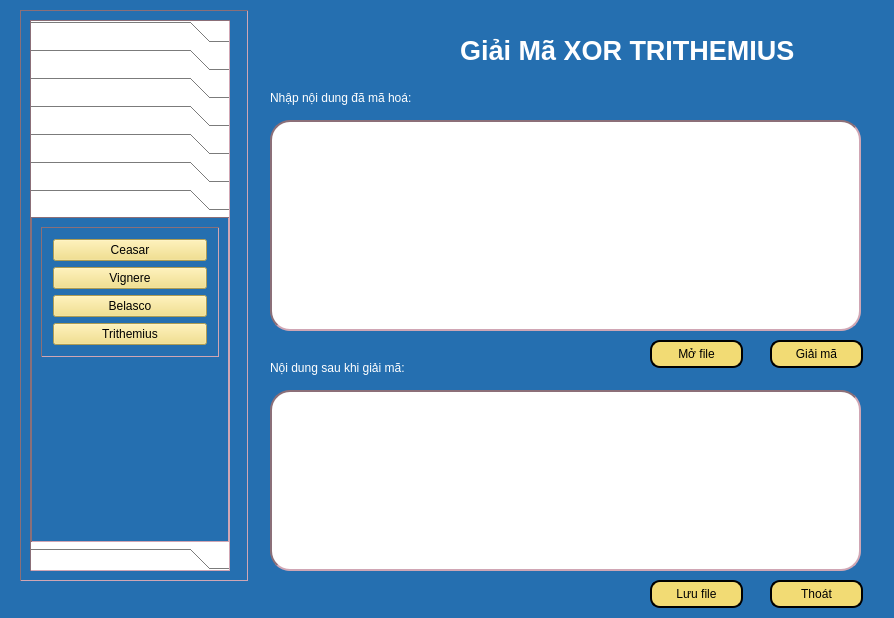
<?xml version="1.0" encoding="UTF-8"?>
<ui version="4.0">
 <class>Dialog</class>
 <widget class="QDialog" name="Dialog">
  <property name="geometry">
   <rect>
    <x>0</x>
    <y>0</y>
    <width>894</width>
    <height>618</height>
   </rect>
  </property>
  <property name="windowTitle">
   <string>Dialog</string>
  </property>
  <property name="styleSheet">
   <string notr="true">background-color:rgb(37, 111, 176);
color:white;</string>
  </property>
  <widget class="QPushButton" name="btnSaveFile">
   <property name="geometry">
    <rect>
     <x>650</x>
     <y>580</y>
     <width>93</width>
     <height>28</height>
    </rect>
   </property>
   <property name="styleSheet">
    <string notr="true">background-color: rgb(242, 219, 116);
border-radius: 10px;
border: 2px solid black;
color:black;</string>
   </property>
   <property name="text">
    <string>Lưu file</string>
   </property>
   <property name="icon">
    <iconset>
     <normaloff>../Icon/icons8-save-file-64.png</normaloff>../Icon/icons8-save-file-64.png</iconset>
   </property>
  </widget>
  <widget class="QLabel" name="label_4">
   <property name="geometry">
    <rect>
     <x>270</x>
     <y>360</y>
     <width>181</width>
     <height>16</height>
    </rect>
   </property>
   <property name="text">
    <string>Nội dung sau khi giải mã:</string>
   </property>
  </widget>
  <widget class="QPushButton" name="btnOpenFile">
   <property name="geometry">
    <rect>
     <x>650</x>
     <y>340</y>
     <width>93</width>
     <height>28</height>
    </rect>
   </property>
   <property name="styleSheet">
    <string notr="true">background-color: rgb(242, 219, 116);
border-radius: 10px;
border: 2px solid black;
color:black;</string>
   </property>
   <property name="text">
    <string>Mở file</string>
   </property>
   <property name="icon">
    <iconset>
     <normaloff>../Icon/icons8-open-file-40.png</normaloff>../Icon/icons8-open-file-40.png</iconset>
   </property>
  </widget>
  <widget class="QLabel" name="label_2">
   <property name="geometry">
    <rect>
     <x>270</x>
     <y>90</y>
     <width>151</width>
     <height>16</height>
    </rect>
   </property>
   <property name="text">
    <string>Nhập nội dung đã mã hoá:</string>
   </property>
  </widget>
  <widget class="QPushButton" name="btnGiaiMa">
   <property name="geometry">
    <rect>
     <x>770</x>
     <y>340</y>
     <width>93</width>
     <height>28</height>
    </rect>
   </property>
   <property name="styleSheet">
    <string notr="true">background-color: rgb(242, 219, 116);
border-radius: 10px;
border: 2px solid black;
color:black;</string>
   </property>
   <property name="text">
    <string>Giải mã</string>
   </property>
   <property name="icon">
    <iconset>
     <normaloff>../Icon/icons8-encode-32.png</normaloff>../Icon/icons8-encode-32.png</iconset>
   </property>
  </widget>
  <widget class="QLabel" name="label">
   <property name="geometry">
    <rect>
     <x>460</x>
     <y>10</y>
     <width>401</width>
     <height>81</height>
    </rect>
   </property>
   <property name="font">
    <font>
     <pointsize>20</pointsize>
     <weight>75</weight>
     <bold>true</bold>
    </font>
   </property>
   <property name="autoFillBackground">
    <bool>false</bool>
   </property>
   <property name="text">
    <string>Giải Mã XOR TRITHEMIUS</string>
   </property>
   <property name="textFormat">
    <enum>Qt::PlainText</enum>
   </property>
  </widget>
  <widget class="QTextEdit" name="txtVanBanGoc">
   <property name="geometry">
    <rect>
     <x>270</x>
     <y>390</y>
     <width>591</width>
     <height>181</height>
    </rect>
   </property>
   <property name="styleSheet">
    <string notr="true">background-color: white;
border: 2px inset #8b6f78;
border-radius:20px;
color:black;</string>
   </property>
  </widget>
  <widget class="QTextEdit" name="txtCiphertext">
   <property name="geometry">
    <rect>
     <x>270</x>
     <y>120</y>
     <width>591</width>
     <height>211</height>
    </rect>
   </property>
   <property name="styleSheet">
    <string notr="true">background-color: white;
border: 2px inset #8b6f78;
border-radius:20px;
color:black;</string>
   </property>
  </widget>
  <widget class="QPushButton" name="btnClose">
   <property name="geometry">
    <rect>
     <x>770</x>
     <y>580</y>
     <width>93</width>
     <height>28</height>
    </rect>
   </property>
   <property name="styleSheet">
    <string notr="true">background-color: rgb(242, 219, 116);
border-radius: 10px;
border: 2px solid black;
color:black;</string>
   </property>
   <property name="text">
    <string>Thoát</string>
   </property>
   <property name="icon">
    <iconset>
     <normaloff>../Icon/icons8-exit-50.png</normaloff>../Icon/icons8-exit-50.png</iconset>
   </property>
  </widget>
  <widget class="QFrame" name="frame">
   <property name="geometry">
    <rect>
     <x>20</x>
     <y>10</y>
     <width>228</width>
     <height>571</height>
    </rect>
   </property>
   <property name="styleSheet">
    <string notr="true">QFrame {
  border-width: 1px;
  border: 1px inset #8b6f78;
}</string>
   </property>
   <property name="frameShape">
    <enum>QFrame::StyledPanel</enum>
   </property>
   <property name="frameShadow">
    <enum>QFrame::Raised</enum>
   </property>
   <layout class="QVBoxLayout" name="verticalLayout_8">
    <item>
     <widget class="QToolBox" name="toolBox">
      <property name="enabled">
       <bool>true</bool>
      </property>
      <property name="sizePolicy">
       <sizepolicy hsizetype="Preferred" vsizetype="Preferred">
        <horstretch>0</horstretch>
        <verstretch>0</verstretch>
       </sizepolicy>
      </property>
      <property name="maximumSize">
       <size>
        <width>200</width>
        <height>16777215</height>
       </size>
      </property>
      <property name="layoutDirection">
       <enum>Qt::LeftToRight</enum>
      </property>
      <property name="styleSheet">
       <string notr="true">QPushButton {
  background-color: #FFC4D0;
}
QToolBox {
 background-color: #FFFFFF;;
  color: #EEEEEE;
}</string>
      </property>
      <property name="currentIndex">
       <number>6</number>
      </property>
      <widget class="QWidget" name="page">
       <property name="geometry">
        <rect>
         <x>0</x>
         <y>0</y>
         <width>196</width>
         <height>377</height>
        </rect>
       </property>
       <attribute name="label">
        <string>Mã hóa chuyển vị</string>
       </attribute>
       <layout class="QVBoxLayout" name="verticalLayout_3">
        <item alignment="Qt::AlignTop">
         <widget class="QFrame" name="frame_6">
          <property name="frameShape">
           <enum>QFrame::StyledPanel</enum>
          </property>
          <property name="frameShadow">
           <enum>QFrame::Raised</enum>
          </property>
          <layout class="QVBoxLayout" name="verticalLayout_5">
           <property name="leftMargin">
            <number>11</number>
           </property>
           <property name="topMargin">
            <number>11</number>
           </property>
           <property name="rightMargin">
            <number>11</number>
           </property>
           <property name="bottomMargin">
            <number>11</number>
           </property>
           <item>
            <widget class="QPushButton" name="actionHai_dong_MaHoa">
             <property name="styleSheet">
              <string notr="true">background-color: rgb(242, 219, 116);
color:black;</string>
             </property>
             <property name="text">
              <string>Chuyển vị hai dòng</string>
             </property>
            </widget>
           </item>
           <item>
            <widget class="QPushButton" name="actionNhieu_dong_MaHoa">
             <property name="styleSheet">
              <string notr="true">background-color: rgb(242, 219, 116);
color:black;</string>
             </property>
             <property name="text">
              <string>Chuyển vị nhiều dòng</string>
             </property>
            </widget>
           </item>
          </layout>
         </widget>
        </item>
       </layout>
      </widget>
      <widget class="QWidget" name="page_2">
       <property name="geometry">
        <rect>
         <x>0</x>
         <y>0</y>
         <width>196</width>
         <height>377</height>
        </rect>
       </property>
       <attribute name="label">
        <string>Mã hóa thay thế</string>
       </attribute>
       <layout class="QVBoxLayout" name="verticalLayout_4">
        <item alignment="Qt::AlignTop">
         <widget class="QFrame" name="frame_10">
          <property name="frameShape">
           <enum>QFrame::StyledPanel</enum>
          </property>
          <property name="frameShadow">
           <enum>QFrame::Raised</enum>
          </property>
          <layout class="QVBoxLayout" name="verticalLayout_6">
           <item>
            <widget class="QPushButton" name="actionCeasar_MaHoa">
             <property name="styleSheet">
              <string notr="true">background-color: rgb(242, 219, 116);
color:black;</string>
             </property>
             <property name="text">
              <string>Ceasar</string>
             </property>
            </widget>
           </item>
           <item>
            <widget class="QPushButton" name="actionVignere_MaHoa">
             <property name="styleSheet">
              <string notr="true">background-color: rgb(242, 219, 116);
color:black;</string>
             </property>
             <property name="text">
              <string>Vignere</string>
             </property>
            </widget>
           </item>
           <item>
            <widget class="QPushButton" name="actionBelasco_MaHoa">
             <property name="styleSheet">
              <string notr="true">background-color: rgb(242, 219, 116);
color:black;</string>
             </property>
             <property name="text">
              <string>Belasco</string>
             </property>
            </widget>
           </item>
           <item>
            <widget class="QPushButton" name="actionTrithemius_MaHoa">
             <property name="styleSheet">
              <string notr="true">background-color: rgb(242, 219, 116);
color:black;</string>
             </property>
             <property name="text">
              <string>Trithemius</string>
             </property>
            </widget>
           </item>
          </layout>
         </widget>
        </item>
       </layout>
      </widget>
      <widget class="QWidget" name="page_3">
       <property name="geometry">
        <rect>
         <x>0</x>
         <y>0</y>
         <width>196</width>
         <height>377</height>
        </rect>
       </property>
       <attribute name="label">
        <string>Mã hóa XOR</string>
       </attribute>
       <layout class="QVBoxLayout" name="verticalLayout_7">
        <item alignment="Qt::AlignTop">
         <widget class="QFrame" name="frame_11">
          <property name="frameShape">
           <enum>QFrame::StyledPanel</enum>
          </property>
          <property name="frameShadow">
           <enum>QFrame::Raised</enum>
          </property>
          <layout class="QVBoxLayout" name="verticalLayout_9">
           <item>
            <widget class="QPushButton" name="actionXORCeasar_MaHoa">
             <property name="styleSheet">
              <string notr="true">background-color: rgb(242, 219, 116);
color:black;</string>
             </property>
             <property name="text">
              <string>Ceasar</string>
             </property>
            </widget>
           </item>
           <item>
            <widget class="QPushButton" name="actionXORVignere_MaHoa">
             <property name="styleSheet">
              <string notr="true">background-color: rgb(242, 219, 116);
color:black;</string>
             </property>
             <property name="text">
              <string>Vignere</string>
             </property>
            </widget>
           </item>
           <item>
            <widget class="QPushButton" name="actionXORBelasco_MaHoa">
             <property name="styleSheet">
              <string notr="true">background-color: rgb(242, 219, 116);
color:black;</string>
             </property>
             <property name="text">
              <string>Belasco</string>
             </property>
            </widget>
           </item>
           <item>
            <widget class="QPushButton" name="actionXORTrithemius_MaHoa">
             <property name="styleSheet">
              <string notr="true">background-color: rgb(242, 219, 116);
color:black;</string>
             </property>
             <property name="text">
              <string>Trithemius</string>
             </property>
            </widget>
           </item>
          </layout>
         </widget>
        </item>
       </layout>
      </widget>
      <widget class="QWidget" name="page_4">
       <property name="geometry">
        <rect>
         <x>0</x>
         <y>0</y>
         <width>196</width>
         <height>377</height>
        </rect>
       </property>
       <attribute name="label">
        <string>Mã hóa hiện đại</string>
       </attribute>
       <layout class="QVBoxLayout" name="verticalLayout_11">
        <item alignment="Qt::AlignTop">
         <widget class="QFrame" name="frame_12">
          <property name="frameShape">
           <enum>QFrame::StyledPanel</enum>
          </property>
          <property name="frameShadow">
           <enum>QFrame::Raised</enum>
          </property>
          <layout class="QVBoxLayout" name="verticalLayout_10">
           <item>
            <widget class="QPushButton" name="actionDES_MaHoa">
             <property name="styleSheet">
              <string notr="true">background-color: rgb(242, 219, 116);
color:black;</string>
             </property>
             <property name="text">
              <string>SDES</string>
             </property>
            </widget>
           </item>
           <item>
            <widget class="QPushButton" name="actionAES_MaHoa">
             <property name="styleSheet">
              <string notr="true">background-color: rgb(242, 219, 116);
color:black;</string>
             </property>
             <property name="text">
              <string>AES</string>
             </property>
            </widget>
           </item>
           <item>
            <widget class="QPushButton" name="actionRSA_MaHoa">
             <property name="styleSheet">
              <string notr="true">background-color: rgb(242, 219, 116);
color:black;</string>
             </property>
             <property name="text">
              <string>RSA</string>
             </property>
            </widget>
           </item>
          </layout>
         </widget>
        </item>
       </layout>
      </widget>
      <widget class="QWidget" name="page_5">
       <property name="geometry">
        <rect>
         <x>0</x>
         <y>0</y>
         <width>196</width>
         <height>377</height>
        </rect>
       </property>
       <attribute name="label">
        <string>Giải mã chuyển vị</string>
       </attribute>
       <layout class="QVBoxLayout" name="verticalLayout_18">
        <item alignment="Qt::AlignTop">
         <widget class="QFrame" name="frame_13">
          <property name="frameShape">
           <enum>QFrame::StyledPanel</enum>
          </property>
          <property name="frameShadow">
           <enum>QFrame::Raised</enum>
          </property>
          <layout class="QVBoxLayout" name="verticalLayout_19">
           <property name="leftMargin">
            <number>11</number>
           </property>
           <property name="topMargin">
            <number>11</number>
           </property>
           <property name="rightMargin">
            <number>11</number>
           </property>
           <property name="bottomMargin">
            <number>11</number>
           </property>
           <item>
            <widget class="QPushButton" name="actionHai_dong_GiaiMa">
             <property name="styleSheet">
              <string notr="true">background-color: rgb(242, 219, 116);
color:black;</string>
             </property>
             <property name="text">
              <string>Chuyển vị 2 dòng</string>
             </property>
            </widget>
           </item>
           <item>
            <widget class="QPushButton" name="actionNhieu_dong_GiaiMa">
             <property name="styleSheet">
              <string notr="true">background-color: rgb(242, 219, 116);
color:black;</string>
             </property>
             <property name="text">
              <string>Chuyển vị nhiều dòng</string>
             </property>
            </widget>
           </item>
          </layout>
         </widget>
        </item>
       </layout>
      </widget>
      <widget class="QWidget" name="page_6">
       <property name="geometry">
        <rect>
         <x>0</x>
         <y>0</y>
         <width>196</width>
         <height>377</height>
        </rect>
       </property>
       <attribute name="label">
        <string>Giải mã thay thế</string>
       </attribute>
       <layout class="QVBoxLayout" name="verticalLayout_20">
        <item alignment="Qt::AlignTop">
         <widget class="QFrame" name="frame_18">
          <property name="frameShape">
           <enum>QFrame::StyledPanel</enum>
          </property>
          <property name="frameShadow">
           <enum>QFrame::Raised</enum>
          </property>
          <layout class="QVBoxLayout" name="verticalLayout_21">
           <property name="leftMargin">
            <number>11</number>
           </property>
           <property name="topMargin">
            <number>11</number>
           </property>
           <property name="rightMargin">
            <number>11</number>
           </property>
           <property name="bottomMargin">
            <number>11</number>
           </property>
           <item>
            <widget class="QPushButton" name="actionCeasar_GiaiMa">
             <property name="styleSheet">
              <string notr="true">background-color: rgb(242, 219, 116);
color:black;</string>
             </property>
             <property name="text">
              <string>Ceasar</string>
             </property>
            </widget>
           </item>
           <item>
            <widget class="QPushButton" name="actionVignere_GiaiMa">
             <property name="styleSheet">
              <string notr="true">background-color: rgb(242, 219, 116);
color:black;</string>
             </property>
             <property name="text">
              <string>Vignere</string>
             </property>
            </widget>
           </item>
           <item>
            <widget class="QPushButton" name="actionBelasco_GiaiMa">
             <property name="styleSheet">
              <string notr="true">background-color: rgb(242, 219, 116);
color:black;</string>
             </property>
             <property name="text">
              <string>Belasco</string>
             </property>
            </widget>
           </item>
           <item>
            <widget class="QPushButton" name="actionTrithemius_GiaiMa">
             <property name="styleSheet">
              <string notr="true">background-color: rgb(242, 219, 116);
color:black;</string>
             </property>
             <property name="text">
              <string>Trithemius</string>
             </property>
            </widget>
           </item>
          </layout>
         </widget>
        </item>
       </layout>
      </widget>
      <widget class="QWidget" name="page_7">
       <property name="geometry">
        <rect>
         <x>0</x>
         <y>0</y>
         <width>196</width>
         <height>377</height>
        </rect>
       </property>
       <attribute name="label">
        <string>Giải mã XOR</string>
       </attribute>
       <layout class="QVBoxLayout" name="verticalLayout_22">
        <item alignment="Qt::AlignTop">
         <widget class="QFrame" name="frame_19">
          <property name="frameShape">
           <enum>QFrame::StyledPanel</enum>
          </property>
          <property name="frameShadow">
           <enum>QFrame::Raised</enum>
          </property>
          <layout class="QVBoxLayout" name="verticalLayout_23">
           <property name="leftMargin">
            <number>11</number>
           </property>
           <property name="topMargin">
            <number>11</number>
           </property>
           <property name="rightMargin">
            <number>11</number>
           </property>
           <property name="bottomMargin">
            <number>11</number>
           </property>
           <item>
            <widget class="QPushButton" name="actionXORCeasar_GiaiMa">
             <property name="styleSheet">
              <string notr="true">background-color: rgb(242, 219, 116);
color:black;</string>
             </property>
             <property name="text">
              <string>Ceasar</string>
             </property>
            </widget>
           </item>
           <item>
            <widget class="QPushButton" name="actionXORVignere_GiaiMa">
             <property name="styleSheet">
              <string notr="true">background-color: rgb(242, 219, 116);
color:black;</string>
             </property>
             <property name="text">
              <string>Vignere</string>
             </property>
            </widget>
           </item>
           <item>
            <widget class="QPushButton" name="actionXORBelasco_GiaiMa">
             <property name="styleSheet">
              <string notr="true">background-color: rgb(242, 219, 116);
color:black;</string>
             </property>
             <property name="text">
              <string>Belasco</string>
             </property>
            </widget>
           </item>
           <item>
            <widget class="QPushButton" name="actionXORTrithemius_GiaiMa">
             <property name="styleSheet">
              <string notr="true">background-color: rgb(242, 219, 116);
color:black;</string>
             </property>
             <property name="text">
              <string>Trithemius</string>
             </property>
            </widget>
           </item>
          </layout>
         </widget>
        </item>
       </layout>
      </widget>
      <widget class="QWidget" name="page_8">
       <property name="geometry">
        <rect>
         <x>0</x>
         <y>0</y>
         <width>196</width>
         <height>377</height>
        </rect>
       </property>
       <attribute name="label">
        <string>Giải mã hiện đại</string>
       </attribute>
       <layout class="QVBoxLayout" name="verticalLayout_24">
        <item alignment="Qt::AlignTop">
         <widget class="QFrame" name="frame_20">
          <property name="frameShape">
           <enum>QFrame::StyledPanel</enum>
          </property>
          <property name="frameShadow">
           <enum>QFrame::Raised</enum>
          </property>
          <layout class="QVBoxLayout" name="verticalLayout_25">
           <item>
            <widget class="QPushButton" name="actionDES_GiaiMa">
             <property name="styleSheet">
              <string notr="true">background-color: rgb(242, 219, 116);
color:black;</string>
             </property>
             <property name="text">
              <string>SDES</string>
             </property>
            </widget>
           </item>
           <item>
            <widget class="QPushButton" name="actionAES_GiaiMa">
             <property name="styleSheet">
              <string notr="true">background-color: rgb(242, 219, 116);
color:black;</string>
             </property>
             <property name="text">
              <string>AES</string>
             </property>
            </widget>
           </item>
           <item>
            <widget class="QPushButton" name="actionRSA_GiaiMa">
             <property name="styleSheet">
              <string notr="true">background-color: rgb(242, 219, 116);
color:black;</string>
             </property>
             <property name="text">
              <string>RSA</string>
             </property>
            </widget>
           </item>
          </layout>
         </widget>
        </item>
       </layout>
      </widget>
     </widget>
    </item>
   </layout>
  </widget>
 </widget>
 <resources/>
 <connections/>
</ui>
